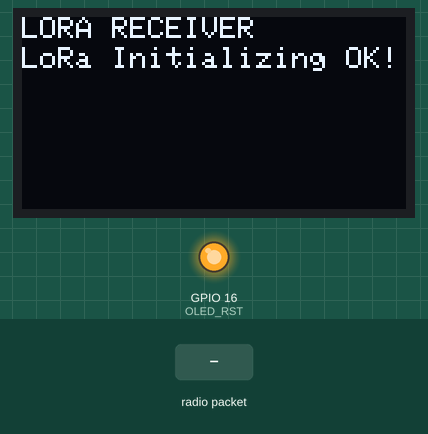
Simulated run of this sketch. Board: ESP32. On the bench: 128×64 one-colour display, output pins drawn as LEDs (lit = HIGH). Inputs (shaded band) come from the test bench. No radio packets arrive unless stated; nothing arrives over Bluetooth unless stated; what the sketch prints to the serial monitor is not drawn.

Above: at 1.3 s.
1.4 s: radio packet "1" arrives
At 3.0 s:
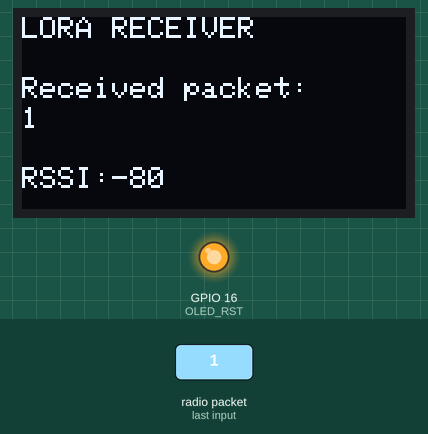
3.9 s: radio packet "0" arrives
At 6.1 s:
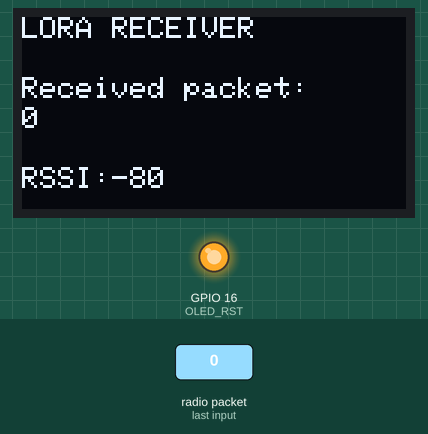
6.4 s: radio packet "2" arrives
Timing chart, 0 to 9.4 s (numbered marks = the images above; inputs shaded):
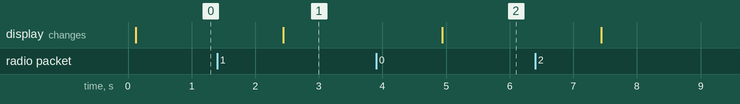

Measured:
- after the input at 1.4 s, the display: changes after 1.0 s (image 1)
- after the input at 3.9 s, the display: changes after 1.0 s (image 2)

The sketch:

DogTrackerRxGPSBLE.ino
```cpp
/*********
  Rui Santos
  Complete project details at https://RandomNerdTutorials.com/ttgo-lora32-sx1276-arduino-ide/
*********/

//Libraries for LoRa
#include <SPI.h>
#include <LoRa.h>

//Libraries for OLED Display
#include <Wire.h>
#include <Adafruit_GFX.h>
#include <Adafruit_SSD1306.h>

//Libraries for bluetooth
//#include <BLEDevice.h>
//#include <BLEUtils.h>
//#include <BLEServer.h>
#include <BluetoothSerial.h>

//Bluetooth uuids
//#define SERVICE_UUID        "4fafc201-1fb5-459e-8fcc-c5c9c331914b"
//#define CHARACTERISTIC_UUID "beb5483e-36e1-4688-b7f5-ea07361b26a8"

BluetoothSerial ESP_BT; //Object for Bluetooth

//define the pins used by the LoRa transceiver module
#define SCK 5
#define MISO 19
#define MOSI 27
#define SS 18
#define RST 14
#define DIO0 26

//433E6 for Asia
//866E6 for Europe
//915E6 for North America
#define BAND 915E6

//OLED pins
#define OLED_SDA 4
#define OLED_SCL 15
#define OLED_RST 16
#define SCREEN_WIDTH 128 // OLED display width, in pixels
#define SCREEN_HEIGHT 64 // OLED display height, in pixels

Adafruit_SSD1306 display(SCREEN_WIDTH, SCREEN_HEIGHT, &Wire, OLED_RST);

String LoRaData;
int incoming;

void setup() {

  //reset OLED display via software
  pinMode(OLED_RST, OUTPUT);
  digitalWrite(OLED_RST, LOW);
  delay(20);
  digitalWrite(OLED_RST, HIGH);

  //initialize OLED
  Wire.begin(OLED_SDA, OLED_SCL);
  if(!display.begin(SSD1306_SWITCHCAPVCC, 0x3c, false, false)) { // Address 0x3C for 128x32
    Serial.println(F("SSD1306 allocation failed"));
    for(;;); // Don't proceed, loop forever
  }

  display.clearDisplay();
  display.setTextColor(WHITE);
  display.setTextSize(1);
  display.setCursor(0,0);
  display.print("LORA RECEIVER ");
  display.display();

  //initialize Serial Monitor
  Serial.begin(115200);

  Serial.println("LoRa Receiver Test");

  //SPI LoRa pins
  SPI.begin(SCK, MISO, MOSI, SS);
  //setup LoRa transceiver module
  LoRa.setPins(SS, RST, DIO0);

  if (!LoRa.begin(BAND)) {
    Serial.println("Starting LoRa failed!");
    while (1);
  }
  Serial.println("LoRa Initializing OK!");
  display.setCursor(0,10);
  display.println("LoRa Initializing OK!");
  display.display();

  ESP_BT.begin("Dog_Tracker_Rx"); //Name of your Bluetooth Signal
/*
  BLEDevice::init("Long name works now");
  BLEServer *pServer = BLEDevice::createServer();
  BLEService *pService = pServer->createService(SERVICE_UUID);
  BLECharacteristic *pCharacteristic = pService->createCharacteristic(
                                         CHARACTERISTIC_UUID,
                                         BLECharacteristic::PROPERTY_READ |
                                         BLECharacteristic::PROPERTY_WRITE
                                       );

  pCharacteristic->setValue("Hello From Dog Tracker RX");
  pService->start();
  // BLEAdvertising *pAdvertising = pServer->getAdvertising();  // this still is working for backward compatibility
  BLEAdvertising *pAdvertising = BLEDevice::getAdvertising();
  pAdvertising->addServiceUUID(SERVICE_UUID);
  pAdvertising->setScanResponse(true);
  pAdvertising->setMinPreferred(0x06);  // functions that help with iPhone connections issue
  pAdvertising->setMinPreferred(0x12);
  BLEDevice::startAdvertising();
  Serial.println("Characteristic defined! Now you can read it in your phone!");
  */
}

void loop() {

  //try to parse packet
  int packetSize = LoRa.parsePacket();
  if (packetSize) {
    //received a packet
    Serial.print("Received packet ");

    //read packet
    while (LoRa.available()) {
      LoRaData = LoRa.readString();
      Serial.print(LoRaData);
    }

    //print RSSI of packet
    int rssi = LoRa.packetRssi();
    Serial.print(" with RSSI ");
    Serial.println(rssi);

   // Dsiplay information
   display.clearDisplay();
   display.setCursor(0,0);
   display.print("LORA RECEIVER");
   display.setCursor(0,20);
   display.print("Received packet:");
   display.setCursor(0,30);
   display.print(LoRaData);
   display.setCursor(0,50);
   display.print("RSSI:");
   display.setCursor(30,50);
   display.print(rssi);
   display.display();

   ESP_BT.println(LoRaData + "," + rssi + "," + "#");
  }

  delay(20);
/*
  if (ESP_BT.available()) //Check if we receive anything from Bluetooth
  {
    incoming = ESP_BT.read(); //Read what we recevive
    Serial.print("Received:"); Serial.println(incoming);
    ESP_BT.println(LoRaData);
/*
    if (incoming == 49)
        {
        digitalWrite(LED_BUILTIN, HIGH);
        ESP_BT.println(LoRaData);
        }

    if (incoming == 48)
        {
        digitalWrite(LED_BUILTIN, LOW);
        ESP_BT.println("LED turned OFF");
        }
        */
  //}
 // delay(20);
}
```
